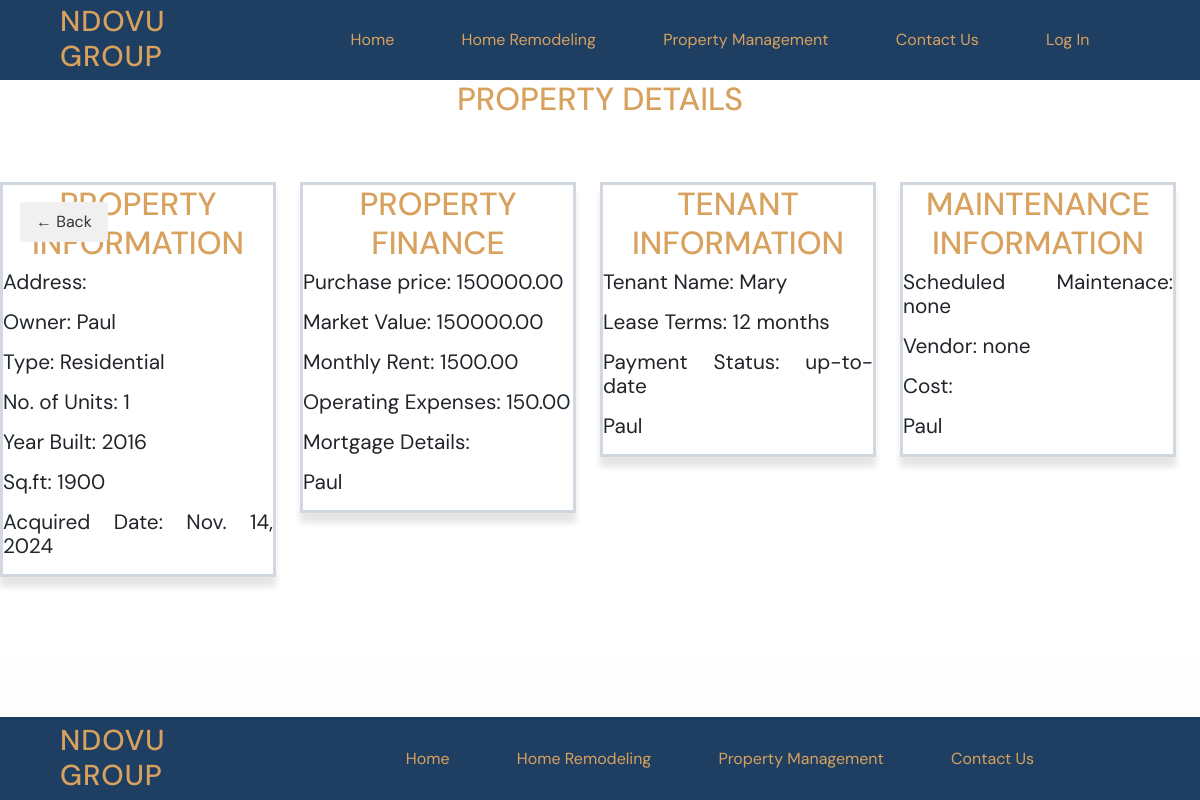
The app's page /property/26/, older data.
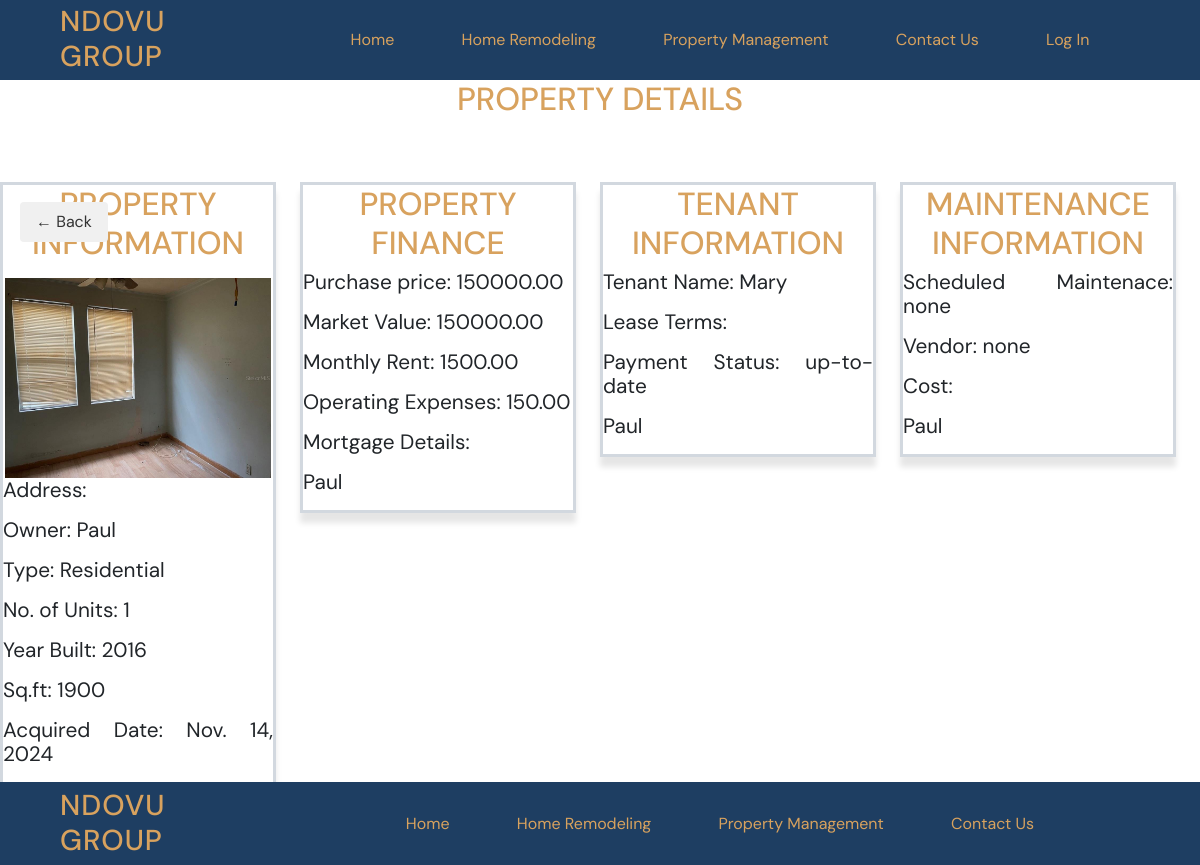
The same page, newer data.
### property/models.py (models this page shows, shortened)
class PropertyTenantInfo(models.Model):
    name = models.CharField(max_length=128)
    lease_terms = models.CharField(max_length=50)
    rent_payment_status = models.CharField(max_length=10)
    property = models.ForeignKey(PropertyManagement, null=True, blank=True, on_delete=models.CASCADE)

class PropertyManagement(models.Model):
    property_owner = models.CharField(max_length=128)
    image = models.ImageField(upload_to="static/img")
    address = models.CharField(max_length=200)
    property_type = models.CharField(max_length=50)
    number_of_units = models.CharField(max_length=10)
    year_built = models.TextField()
    square_footage = models.CharField(max_length=10)
    acquired_date = models.DateField()
    def __str__(self):
        return self.property_owner

### property/views.py (the view)
# urls.py: path("<int:pk>/", views.PropertyDetailView.as_view(), name="property_detail"),
class PropertyDetailView(DetailView): # read single, reads a single copy for read-only
        template_name = "property/property_detail.html"
        model = PropertyManagement
        def get_context_data(self, **kwargs):
                context = super().get_context_data(**kwargs)
                property = self.object
                finance = PropertyFinance.objects.filter(property=property).first()
                context["propertyfinance"] = finance
                tenant =  PropertyTenantInfo.objects.filter(property=property).first()
                context["propertytenantinfo"] = tenant
                maintenance = PropertyMaintenanceInfo.objects.filter(property=property).first()
                context["propertymaintenanceinfo"] = maintenance
                return context

### templates/property/property_detail.html (shortened to what this page needs)
{% extends 'base.html' %} {% load static %}  {% block content %}
<h1>Property Details</h1>
<section class=" details-container center-row">
  <div class="details-property">
    <h1>Property Information</h1>
    {% if propertymanagement.image %}
    <img src="{{ propertymanagement.image.url }}" alt="house" />
    {% endif %}
    <p>Address:{{ propertymanagement.adress }}</p>
    <p>Owner: {{ propertymanagement.property_owner }}</p>
    <p>Type: {{ propertymanagement.property_type }}</p>
    <p>No. of Units: {{ propertymanagement.number_of_units }}</p>
    <p>Year Built: {{ propertymanagement.year_built }}</p>
    <p>Sq.ft: {{ propertymanagement.square_footage }}</p>
    <p>Acquired Date: {{ propertymanagement.acquired_date }}</p>
  </div>
    <div class="details-property">
      <h1>Property Finance</h1>
      <p>Purchase price: {{ propertyfinance.purchase_price }}</p>
      <p>Market Value: {{ propertyfinance.market_value }}</p>
      <p>Monthly Rent: {{ propertyfinance.monthly_rent }}</p>
      <p>Operating Expenses: {{ propertyfinance.operating_expenses }}</p>
      <p>Mortgage Details: {{ propertyfinance.mortgage_detail }}</p>
      <p>{{ propertyfinance.property }}</p>
    </div>
    <div class="details-property">
      <h1>Tenant Information</h1>
      <p>Tenant Name: {{ propertytenantinfo.name }}</p>
      <p>Lease Terms: {{ propertytenantinfo.lease_terms }}</p>
      <p>Payment Status: {{ propertytenantinfo.rent_payment_status }}</p>
      <p>{{ propertytenantinfo.property }}</p>
    </div>
    <div class="details-property">
      <h1>Maintenance Information</h1>
      <p>
        Scheduled Maintenace: {{ propertymaintenanceinfo.scheduled_maintenance }} </p>
      <p>Vendor: {{ propertymaintenanceinfo.vendor }}</p>
      <p>Cost: {{ propertymaintenanceinfo.cost.amount }}</p>
      <p>{{ propertymaintenanceinfo.property }}</p>
    </div>
    <a href="{% url 'property_list' %}" class="back-button">← Back</a>
</section>
{% endblock content %}

Row changes from the older to the newer data that the page shows:
changed PropertyManagement "Paul": image: picture added
changed PropertyTenantInfo "Mary": lease_terms "12 months" → (not shown)
